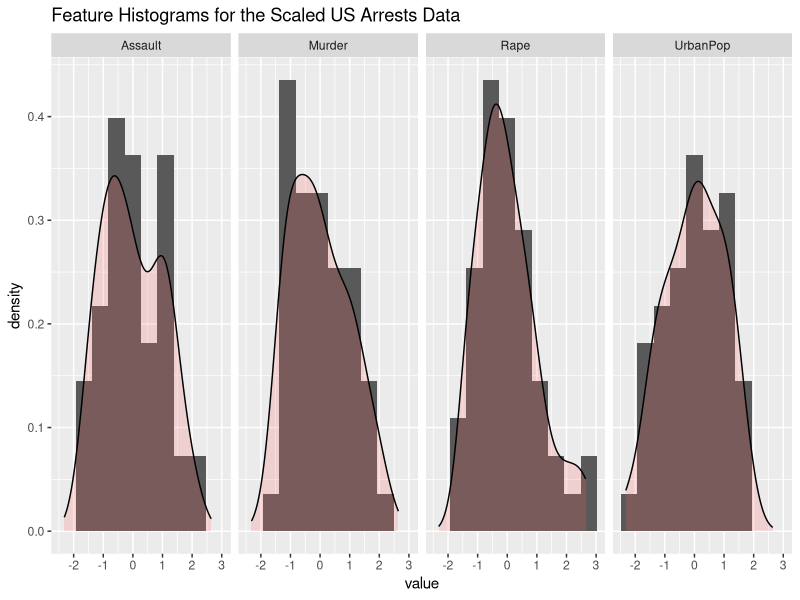
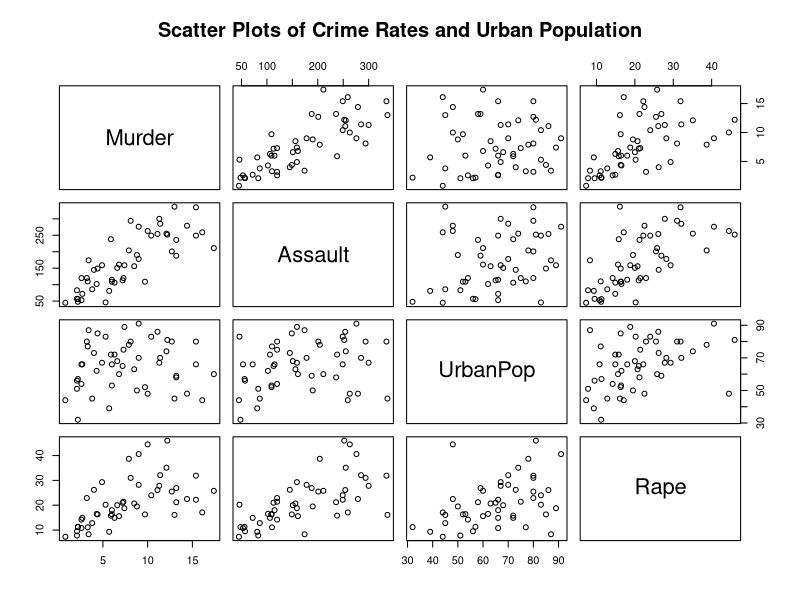

These charts were generated, in order, by the following R code:
## ---- chunk 1
rm(list = ls())
knitr::opts_chunk$set(echo = FALSE, warning = FALSE, message = FALSE)
# You may need to run: install.packages("tidyverse")
# before loading the library.
library(tidyverse)
## ---- chunk 2
# Make sure that neither the code nor any of its
# output is included in the final document.

# Load the data into memory
data(USArrests)
## ---- chunk 3
# Make sure the code is NOT included, but that the
# output of the code is included in the final document.
# Print out information about the "structure" of the dataset.
print(str(USArrests))
## ---- chunk 4
# This code should NOT be included, but its output should be.
knitr::kable(summary(USArrests))
## ---- chunk 5
library(ggplot2)
library(tidyr)
scaled_data = as.data.frame(sapply(USArrests, scale))
ggplot(gather(scaled_data, cols, value), aes(x = value)) + 
       geom_histogram(aes(y=..density..), bins = 10) + 
       geom_density(alpha=.2, fill="#FF6666") +
       facet_grid(.~cols) +
       ggtitle("Feature Histograms for the Scaled US Arrests Data")
## ---- chunk 6
plot(USArrests,
     main="Scatter Plots of Crime Rates and Urban Population")
